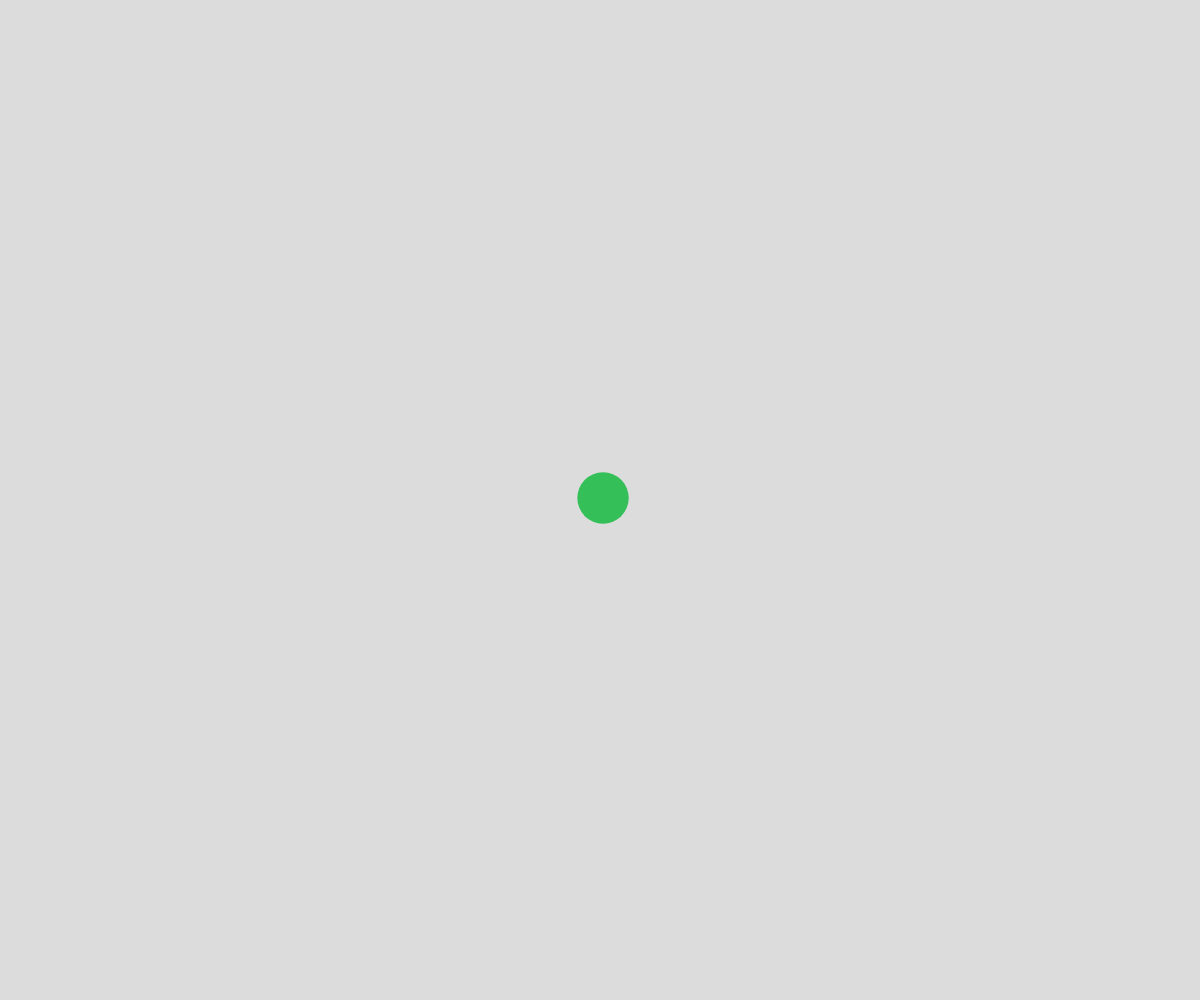
Frame 1 (no input)
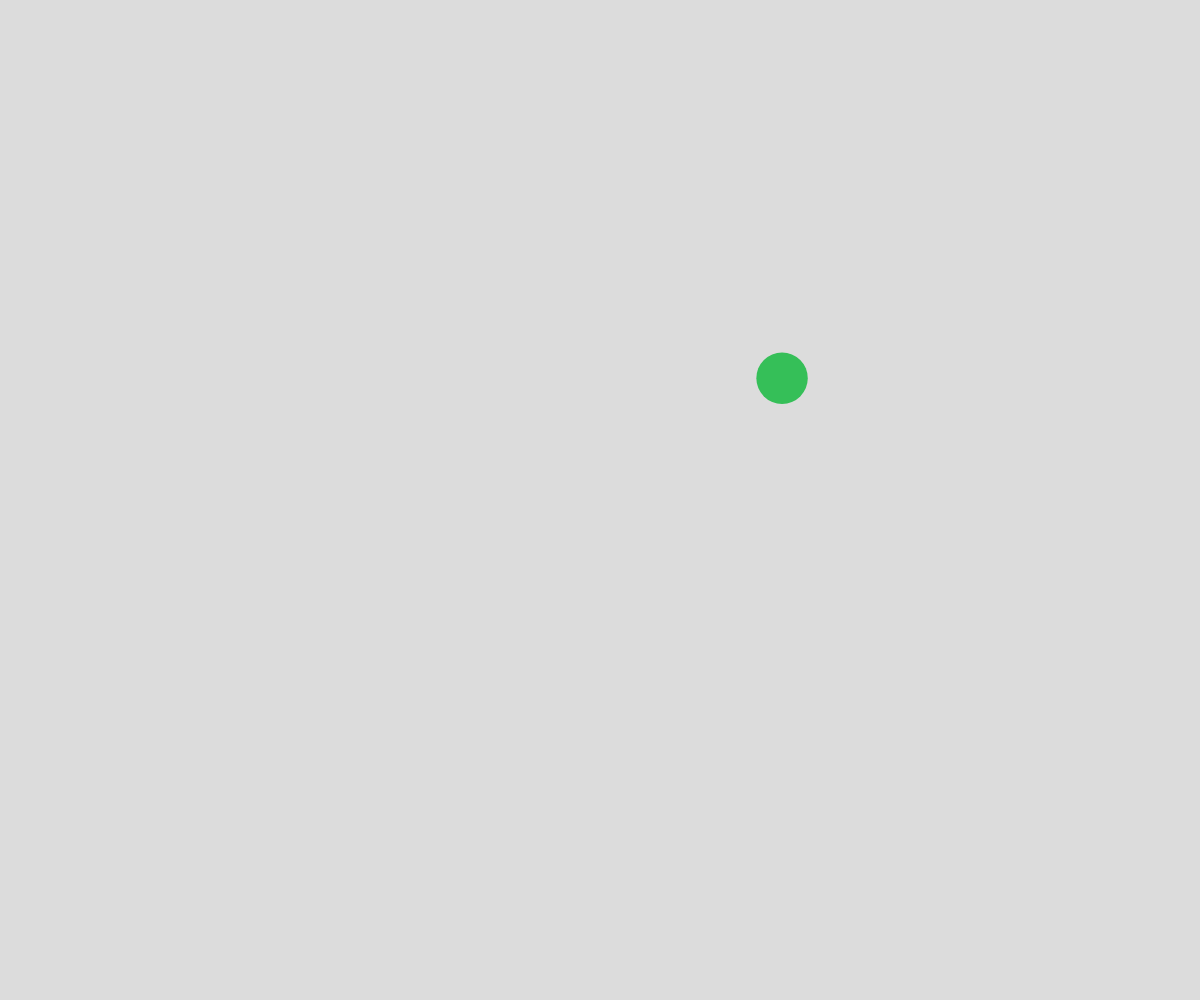
Frame 60 (no input)
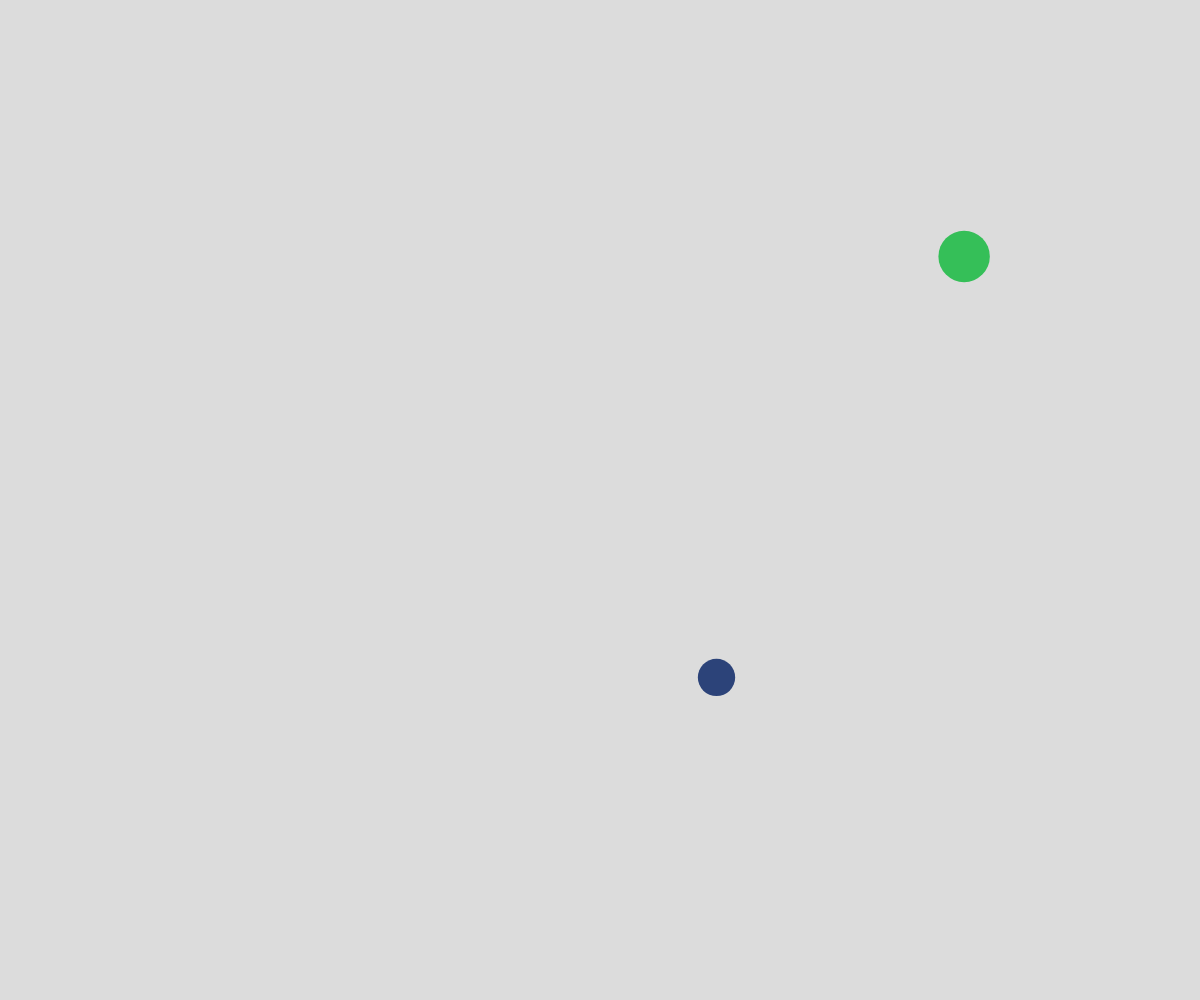
Frame 120 (the mouse pressed at the canvas centre since frame 60)

The p5.js sketch that drew these frames (run headless with seeded random() and noise() and a simulated clock; from frame 60 on, the mouse is pressed at the canvas centre):

// p5.js sketch
// ── sketch.js
// Arrays and Object Notations
// Circles Demo

let ballArray = [];

function setup() {
  createCanvas(windowWidth, windowHeight);
  noStroke();
  spawnBall(width/2, height/2);

}

function draw() {
  background(220);
  moveBalls();
  displayBalls();
}

function mousePressed() {
  spawnBall(mouseX, mouseY);
}

function moveBalls() {

  // Looping through the ballArray
  for (let ball of ballArray) {
    ball.x += ball.dx;
    ball.y += ball.dy;

    // Teleport accross screen if needed
    if (ball.x > width) {
      ball.x = 0;
    }
    else if (ball.x < 0) {
      ball.x = width;
    }
    else if (ball.y > height) {
      ball.y = 0;
    }
    else if (ball.y < 0) {
      ball.y = height;
    }
  }

}

function displayBalls() {
  // Looping through the ballArray
  for (let ball of ballArray) { 
    fill(ball.color);
    circle(ball.x, ball.y, ball.radius * 2);
  }
}

function spawnBall(initialX, initialY) {
  let ball = {
    x: initialX,
    y: initialY,
    radius: random(15, 30),
    color: color(random(255), random(255), random(255)),
    dx: random(-5, 5),
    dy: random(-5, 5),
  };

  ballArray.push(ball);
}
